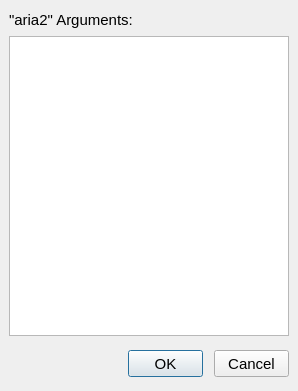
<ui version="4.0" >
 <class>argsDlg</class>
 <widget class="QDialog" name="argsDlg" >
  <property name="geometry" >
   <rect>
    <x>0</x>
    <y>0</y>
    <width>298</width>
    <height>391</height>
   </rect>
  </property>
  <property name="minimumSize" >
   <size>
    <width>298</width>
    <height>391</height>
   </size>
  </property>
  <property name="maximumSize" >
   <size>
    <width>298</width>
    <height>391</height>
   </size>
  </property>
  <property name="font" >
   <font>
    <pointsize>11</pointsize>
   </font>
  </property>
  <property name="windowTitle" >
   <string>Arguments - aria2fe</string>
  </property>
  <property name="windowIcon" >
   <iconset resource="../resources.qrc" >:/pixmaps/pixmaps/download_22x22.png</iconset>
  </property>
  <widget class="QPushButton" name="okBtn" >
   <property name="geometry" >
    <rect>
     <x>128</x>
     <y>350</y>
     <width>75</width>
     <height>27</height>
    </rect>
   </property>
   <property name="focusPolicy" >
    <enum>Qt::StrongFocus</enum>
   </property>
   <property name="text" >
    <string>OK</string>
   </property>
  </widget>
  <widget class="QPushButton" name="cancelBtn" >
   <property name="geometry" >
    <rect>
     <x>214</x>
     <y>350</y>
     <width>75</width>
     <height>27</height>
    </rect>
   </property>
   <property name="focusPolicy" >
    <enum>Qt::StrongFocus</enum>
   </property>
   <property name="text" >
    <string>Cancel</string>
   </property>
  </widget>
  <widget class="QLabel" name="txtLabel1" >
   <property name="enabled" >
    <bool>true</bool>
   </property>
   <property name="geometry" >
    <rect>
     <x>9</x>
     <y>10</y>
     <width>330</width>
     <height>20</height>
    </rect>
   </property>
   <property name="text" >
    <string>"aria2" Arguments:</string>
   </property>
   <property name="wordWrap" >
    <bool>false</bool>
   </property>
  </widget>
  <widget class="QListWidget" name="listWidget" >
   <property name="geometry" >
    <rect>
     <x>9</x>
     <y>36</y>
     <width>280</width>
     <height>300</height>
    </rect>
   </property>
  </widget>
 </widget>
 <layoutdefault spacing="6" margin="11" />
 <tabstops>
  <tabstop>okBtn</tabstop>
  <tabstop>cancelBtn</tabstop>
 </tabstops>
 <resources>
  <include location="../resources.qrc" />
 </resources>
 <connections>
  <connection>
   <sender>okBtn</sender>
   <signal>released()</signal>
   <receiver>argsDlg</receiver>
   <slot>accept()</slot>
   <hints>
    <hint type="sourcelabel" >
     <x>20</x>
     <y>20</y>
    </hint>
    <hint type="destinationlabel" >
     <x>20</x>
     <y>20</y>
    </hint>
   </hints>
  </connection>
  <connection>
   <sender>cancelBtn</sender>
   <signal>released()</signal>
   <receiver>argsDlg</receiver>
   <slot>reject()</slot>
   <hints>
    <hint type="sourcelabel" >
     <x>20</x>
     <y>20</y>
    </hint>
    <hint type="destinationlabel" >
     <x>20</x>
     <y>20</y>
    </hint>
   </hints>
  </connection>
 </connections>
</ui>
